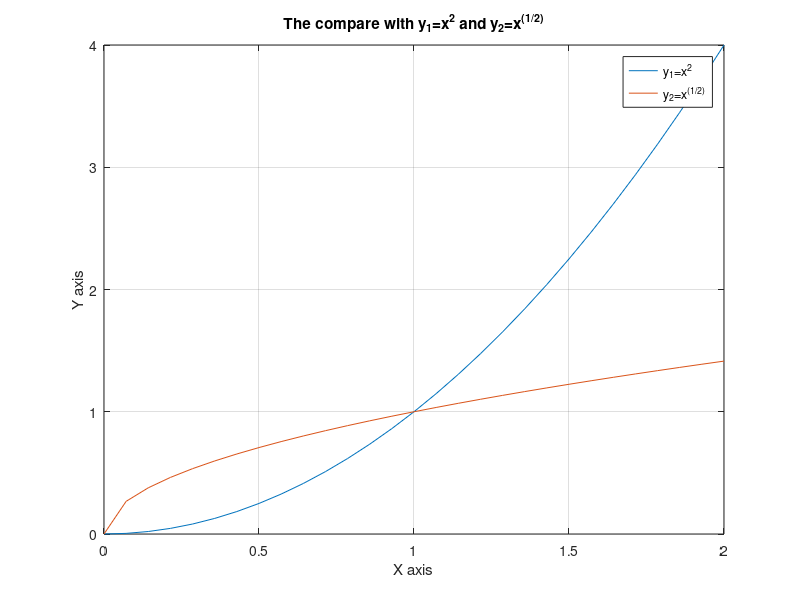

Write the MATLAB code that produced this figure.
% task 1

y_1=@(x) x.^2
fplot(y_1, [0, 2])

% results can be found from this folder

% task 2

y_2=@(x) x.^(1/2)
fplot(y_2, [0, 2])

% results can be found from this folder

% task 3

y_1=@(x) x.^2
fplot(y_1, [0, 2])
hold on
y_2=@(x) x.^(1/2)
fplot(y_2, [0, 2])
xlabel('X axis')
ylabel('Y axis')
grid on
title('The compare with y_1=x^2 and y_2=x^{(1/2)}')
legend('y_1=x^2','y_2=x^{(1/2)}')


% results can be found from this folder